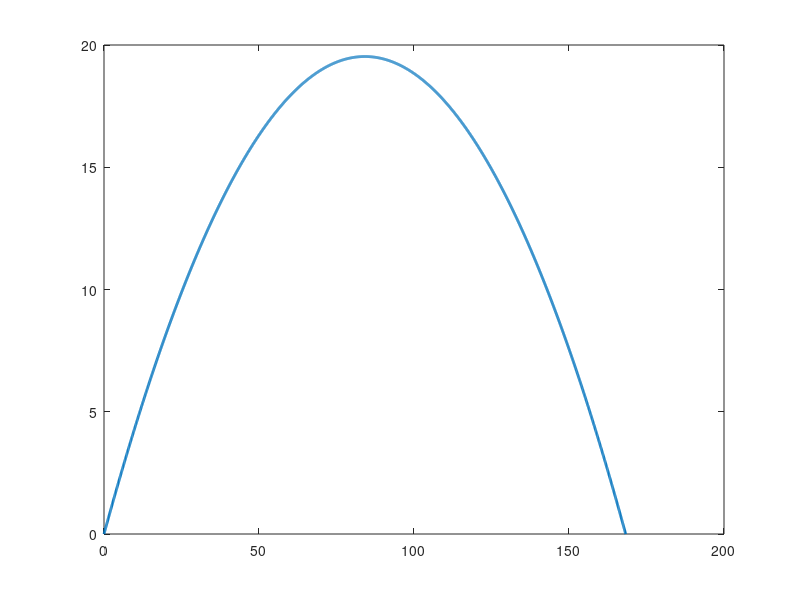

Write MATLAB code to recreate this figure.
% Grady Sullivan
% 10/18/19
% Class 20
% hitting a baseball

clear
clf

% ----- define given information -----

x0 = 0; y0 = 0; % because we really don't care where it starts
v0mph = 105; % exit velocity, in mph, from mlb.stat
phi0deg = 24.9; % launch angle, in degrees, also from mlb.stat
g = 10; % gravitational field strength in N/kg, (1 N/kg = 1 m/s)

% ----- set up some useful variables -----

mph2mps = 5280 * 12 * 2.54 / 100 /3600; % mph to mps
deg2rad = pi() / 180;

v0 = v0mph * mph2mps; % exit velocity, in m/s (no units in variable names)
phi0 = phi0deg * deg2rad; % launch angle in rad (no units in name)

v0x = v0 * cos(phi0); % x-component of v0
v0y = v0 * sin(phi0); % y-component of v0

% ----- compute useful characteristics of the trajectory ----- 

tH = v0y / g; % time to reach max height H
t_land = 2 * tH % time to land, in m

H = v0y^2/2/g % max height, in m
R = v0x * t_land % range of baseball (where it lands) in m

% ----- set up time array and compute x(t) and y(t) -----

tmin = 0; tmax = t_land; % stop when ball lands
N = 2000; % intervals
t = linspace(tmin, tmax, 1+N);

xt = x0 +v0x * t; % x(t), ax = 0 (no drag)
yt = y0 +v0y * t - 1/2 * g * t.^2; % y(t), ay = -g (no drag)

plot(xt, yt, 'LineWidth', 2)
grid on 

xlabel('x (m)', 'FontSize', 18)
ylabel('y (m)', 'FontSize', 18)

title({'ECE 202, Class 20:',...
    'Trajectory of a baseball, no drag'}, 'FontSize', 24)

% ----- add numerical solution -----

dt = (tmax - tmin) / N;

y = zeros(1, 1+N); % initialize y(t)

y1 = y0;
vy = v0y; % initialize vy

for n = 1:N % stop at N
   
    % ay = -g
    
    y(n+1) = y(n) + vy * dt - 1/2 * g * dt^2;
    vy = vy - g * dt; % vy(n+1) = vy(n) + ay * dt
    
    % ----- plot trajectory -----
end

plot(xt, yt, 'LineWidth', 2)






